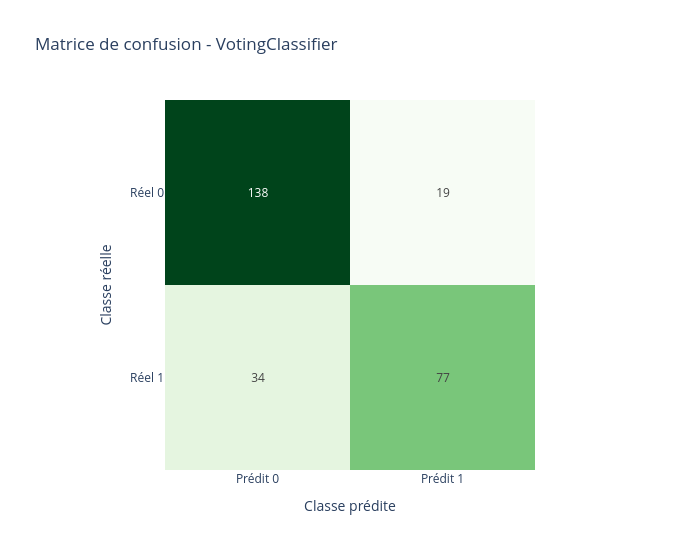

Notebook source saved alongside this figure:
### Markdown cell above
### **PARTIE 7 — ENSEMBLE LEARNING**

### Code cell
from sklearn.ensemble import VotingClassifier

# Ensemble Learning avec les 3 meilleurs modeles
voting_clf = VotingClassifier(
    estimators=[
        ("xgb", XGBClassifier()),
        ("rf", RandomForestClassifier()),
        ("gb", GradientBoostingClassifier()),
    ],
    voting="hard"
)

# Entrainement
voting_clf.fit(X_train, y_train)

# Prediction
pred_voting = voting_clf.predict(X_test)

# Evaluation
resultats_voting = pd.DataFrame([{
    "Modele": "VotingClassifier (XGBoost + Random Forest + Gradient Boosting)",
    "Taux de succes (%)": accuracy_score(y_test, pred_voting) * 100,
    "F1-score (%)": f1_score(y_test, pred_voting) * 100,
    "Precision (%)": precision_score(y_test, pred_voting) * 100,
    "Recall (%)": recall_score(y_test, pred_voting) * 100
}])

display(resultats_voting.style.format({
    "Taux de succes (%)": "{:.1f}%",
    "F1-score (%)": "{:.1f}%",
    "Precision (%)": "{:.1f}%",
    "Recall (%)": "{:.1f}%"
}))

# Matrice de confusion avec Plotly
cm_voting = confusion_matrix(y_test, pred_voting)
fig_cm_voting = px.imshow(
    cm_voting,
    text_auto=True,
    color_continuous_scale="Greens",
    labels=dict(x="Classe prédite", y="Classe réelle", color="Nombre"),
    x=["Prédit 0", "Prédit 1"],
    y=["Réel 0", "Réel 1"],
    title="Matrice de confusion - VotingClassifier"
)

fig_cm_voting.update_layout(
    template="plotly_white",
    width=700,
    height=550,
    coloraxis_showscale=False,
)

fig_cm_voting.show()

### Figure 1 — Plotly figure (JSON) as saved in the notebook; plotly's stock layout.template omitted (floating-point values rounded to 4 significant figures)
{"data": [{"coloraxis": "coloraxis", "hovertemplate": "Classe prédite: %{x}<br>Classe réelle: %{y}<br>Nombre: %{z}<extra></extra>", "name": "0", "texttemplate": "%{z}", "type": "heatmap", "x": ["Prédit 0", "Prédit 1"], "xaxis": "x", "y": ["Réel 0", "Réel 1"], "yaxis": "y", "z": [[138, 19], [34, 77]]}], "layout": {"coloraxis": {"colorbar": {"title": {"text": "Nombre"}}, "colorscale": [[0.0, "rgb(247,252,245)"], [0.125, "rgb(229,245,224)"], [0.25, "rgb(199,233,192)"], [0.375, "rgb(161,217,155)"], [0.5, "rgb(116,196,118)"], [0.625, "rgb(65,171,93)"], [0.75, "rgb(35,139,69)"], [0.875, "rgb(0,109,44)"], [1.0, "rgb(0,68,27)"]], "showscale": false}, "height": 550, "title": {"text": "Matrice de confusion - VotingClassifier"}, "width": 700, "xaxis": {"anchor": "y", "constrain": "domain", "domain": [0.0, 1.0], "scaleanchor": "y", "title": {"text": "Classe prédite"}}, "yaxis": {"anchor": "x", "autorange": "reversed", "constrain": "domain", "domain": [0.0, 1.0], "title": {"text": "Classe réelle"}}}}
